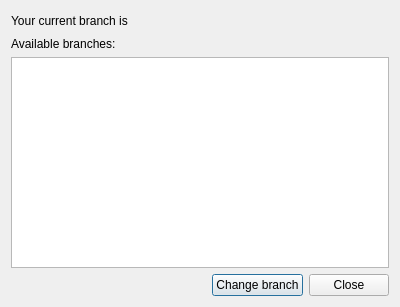
<?xml version="1.0" encoding="UTF-8"?>
<ui version="4.0">
 <class>BranchesDialog</class>
 <widget class="QDialog" name="BranchesDialog">
  <property name="geometry">
   <rect>
    <x>0</x>
    <y>0</y>
    <width>400</width>
    <height>307</height>
   </rect>
  </property>
  <property name="windowTitle">
   <string>System branches</string>
  </property>
  <layout class="QVBoxLayout" name="verticalLayout">
   <item>
    <layout class="QHBoxLayout" name="horizontalLayout">
     <item>
      <widget class="QLabel" name="label">
       <property name="text">
        <string>Your current branch is</string>
       </property>
      </widget>
     </item>
     <item>
      <widget class="QLabel" name="currentBranch">
       <property name="font">
        <font>
         <weight>75</weight>
         <bold>true</bold>
        </font>
       </property>
       <property name="text">
        <string/>
       </property>
      </widget>
     </item>
     <item>
      <spacer name="horizontalSpacer">
       <property name="orientation">
        <enum>Qt::Horizontal</enum>
       </property>
       <property name="sizeHint" stdset="0">
        <size>
         <width>40</width>
         <height>20</height>
        </size>
       </property>
      </spacer>
     </item>
    </layout>
   </item>
   <item>
    <widget class="QLabel" name="label_2">
     <property name="text">
      <string>Available branches:</string>
     </property>
    </widget>
   </item>
   <item>
    <widget class="QListWidget" name="branchesList"/>
   </item>
   <item>
    <layout class="QHBoxLayout" name="horizontalLayout_2">
     <item>
      <spacer name="horizontalSpacer_2">
       <property name="orientation">
        <enum>Qt::Horizontal</enum>
       </property>
       <property name="sizeHint" stdset="0">
        <size>
         <width>40</width>
         <height>20</height>
        </size>
       </property>
      </spacer>
     </item>
     <item>
      <widget class="QPushButton" name="pushButton">
       <property name="text">
        <string>Change branch</string>
       </property>
      </widget>
     </item>
     <item>
      <widget class="QPushButton" name="pushButton_2">
       <property name="text">
        <string>Close</string>
       </property>
      </widget>
     </item>
    </layout>
   </item>
  </layout>
 </widget>
 <resources/>
 <connections>
  <connection>
   <sender>pushButton</sender>
   <signal>clicked()</signal>
   <receiver>BranchesDialog</receiver>
   <slot>accept()</slot>
   <hints>
    <hint type="sourcelabel">
     <x>242</x>
     <y>268</y>
    </hint>
    <hint type="destinationlabel">
     <x>94</x>
     <y>266</y>
    </hint>
   </hints>
  </connection>
  <connection>
   <sender>pushButton_2</sender>
   <signal>clicked()</signal>
   <receiver>BranchesDialog</receiver>
   <slot>reject()</slot>
   <hints>
    <hint type="sourcelabel">
     <x>346</x>
     <y>263</y>
    </hint>
    <hint type="destinationlabel">
     <x>392</x>
     <y>245</y>
    </hint>
   </hints>
  </connection>
 </connections>
</ui>
